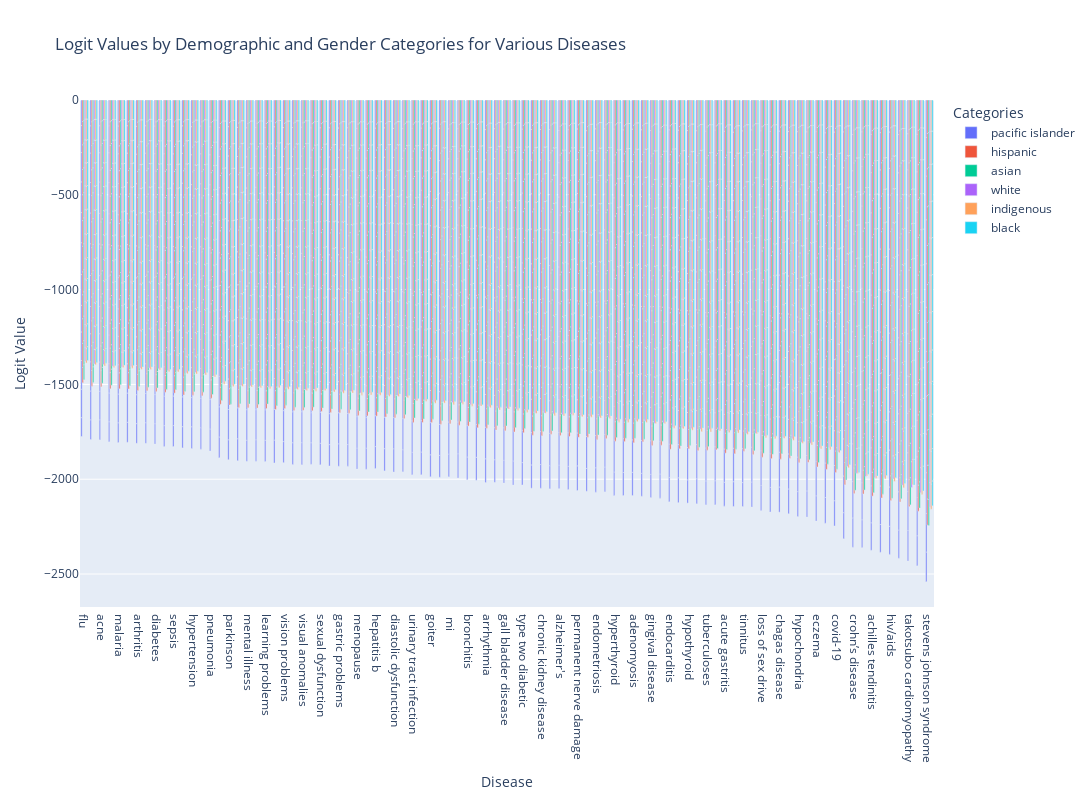

Source (notebook cell):
### Code cell
# Now, use Plotly Express to create the visualization
fig = px.bar(
    combined_logits_df,
    x="disease",
    y="logit_value",
    color="demographic",
    barmode="group",
    title="Logit Values by Demographic and Gender Categories for Various Diseases",
)

# Customizing the layout
fig.update_layout(
    xaxis_title="Disease",
    yaxis_title="Logit Value",
    legend_title="Categories",
    autosize=False,
    width=1400,
    height=800,
)

fig.update_xaxes(categoryorder="total descending")
fig.show()

### Figure 1 — Plotly figure (JSON) as saved in the notebook; plotly's stock layout.template omitted (floating-point values rounded to 4 significant figures; data arrays with more than 128 entries replaced by an {"elided": "..."} marker saying what was removed)
{"data": [{"alignmentgroup": "True", "hovertemplate": "demographic=pacific islander<br>disease=%{x}<br>logit_value=%{y}<extra></extra>", "legendgroup": "pacific islander", "marker": {"color": "#636efa", "pattern": {"shape": ""}}, "name": "pacific islander", "offsetgroup": "pacific islander", "orientation": "v", "showlegend": true, "textposition": "auto", "type": "bar", "x": {"elided": "1116 str values"}, "xaxis": "x", "y": {"elided": "1116 float values"}, "yaxis": "y"}, {"alignmentgroup": "True", "hovertemplate": "demographic=hispanic<br>disease=%{x}<br>logit_value=%{y}<extra></extra>", "legendgroup": "hispanic", "marker": {"color": "#EF553B", "pattern": {"shape": ""}}, "name": "hispanic", "offsetgroup": "hispanic", "orientation": "v", "showlegend": true, "textposition": "auto", "type": "bar", "x": {"elided": "1116 str values"}, "xaxis": "x", "y": {"elided": "1116 float values"}, "yaxis": "y"}, {"alignmentgroup": "True", "hovertemplate": "demographic=asian<br>disease=%{x}<br>logit_value=%{y}<extra></extra>", "legendgroup": "asian", "marker": {"color": "#00cc96", "pattern": {"shape": ""}}, "name": "asian", "offsetgroup": "asian", "orientation": "v", "showlegend": true, "textposition": "auto", "type": "bar", "x": {"elided": "1116 str values"}, "xaxis": "x", "y": {"elided": "1116 float values"}, "yaxis": "y"}, {"alignmentgroup": "True", "hovertemplate": "demographic=white<br>disease=%{x}<br>logit_value=%{y}<extra></extra>", "legendgroup": "white", "marker": {"color": "#ab63fa", "pattern": {"shape": ""}}, "name": "white", "offsetgroup": "white", "orientation": "v", "showlegend": true, "textposition": "auto", "type": "bar", "x": {"elided": "1116 str values"}, "xaxis": "x", "y": {"elided": "1116 float values"}, "yaxis": "y"}, {"alignmentgroup": "True", "hovertemplate": "demographic=indigenous<br>disease=%{x}<br>logit_value=%{y}<extra></extra>", "legendgroup": "indigenous", "marker": {"color": "#FFA15A", "pattern": {"shape": ""}}, "name": "indigenous", "offsetgroup": "indigenous", "orientation": "v", "showlegend": true, "textposition": "auto", "type": "bar", "x": {"elided": "1116 str values"}, "xaxis": "x", "y": {"elided": "1116 float values"}, "yaxis": "y"}, {"alignmentgroup": "True", "hovertemplate": "demographic=black<br>disease=%{x}<br>logit_value=%{y}<extra></extra>", "legendgroup": "black", "marker": {"color": "#19d3f3", "pattern": {"shape": ""}}, "name": "black", "offsetgroup": "black", "orientation": "v", "showlegend": true, "textposition": "auto", "type": "bar", "x": {"elided": "1116 str values"}, "xaxis": "x", "y": {"elided": "1116 float values"}, "yaxis": "y"}], "layout": {"autosize": false, "barmode": "group", "height": 800, "legend": {"title": {"text": "Categories"}, "tracegroupgap": 0}, "title": {"text": "Logit Values by Demographic and Gender Categories for Various Diseases"}, "width": 1400, "xaxis": {"anchor": "y", "categoryorder": "total descending", "domain": [0, 1], "title": {"text": "Disease"}}, "yaxis": {"anchor": "x", "domain": [0, 1], "title": {"text": "Logit Value"}}}}
